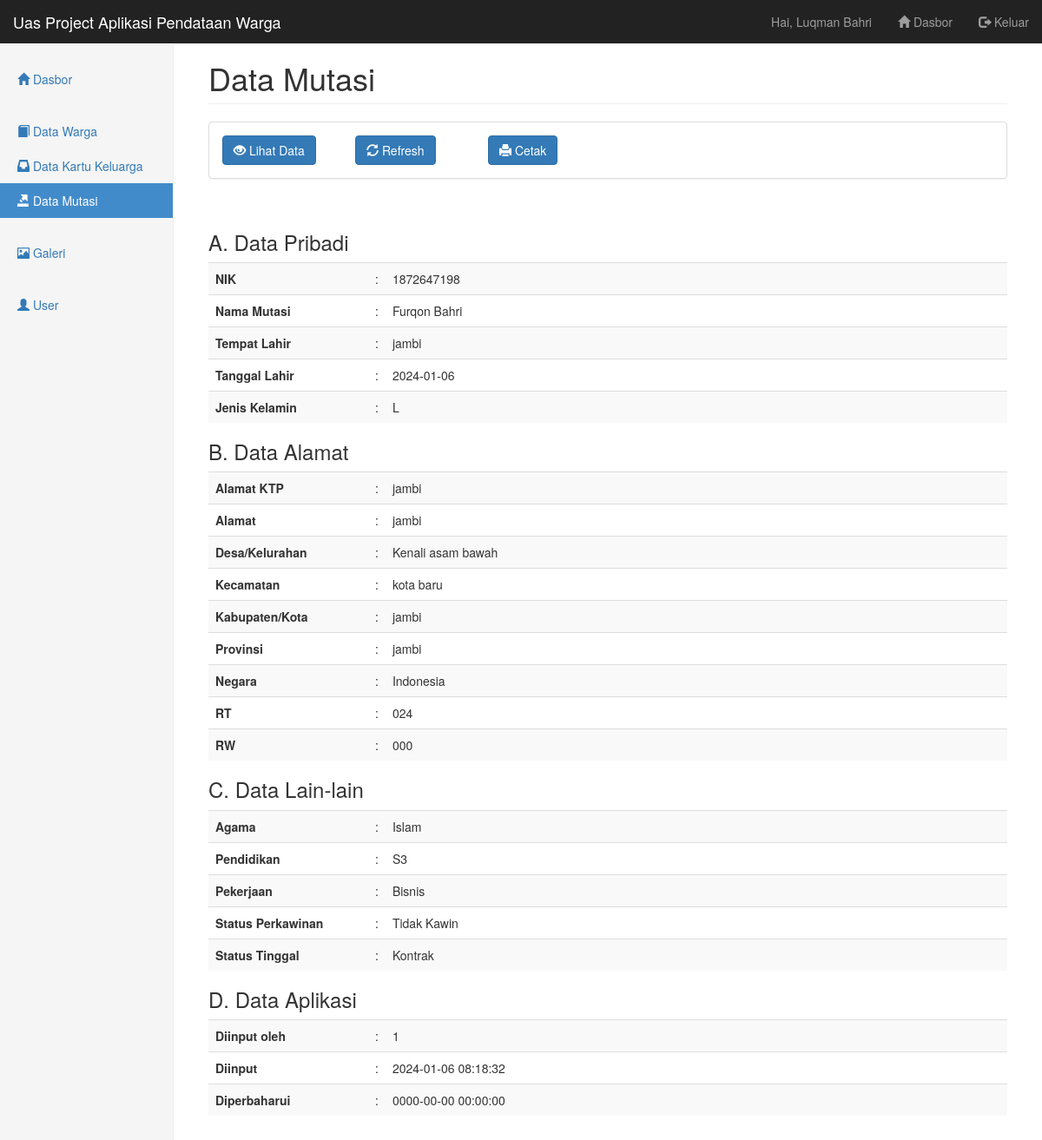
Page /pages/mutasi/show.php?id_mutasi=1 (signed in) on the committed database.
### tables this page shows
CREATE TABLE `mutasi` (
  `id_mutasi` int(11) NOT NULL,
  `nik_mutasi` varchar(16) NOT NULL,
  `nama_mutasi` varchar(45) NOT NULL,
  `tempat_lahir_mutasi` varchar(30) NOT NULL,
  `tanggal_lahir_mutasi` date NOT NULL,
  `jenis_kelamin_mutasi` enum('L','P') NOT NULL,
  `alamat_ktp_mutasi` text NOT NULL,
  `alamat_mutasi` text NOT NULL,
  `desa_kelurahan_mutasi` varchar(30) NOT NULL,
  `kecamatan_mutasi` varchar(30) NOT NULL,
  `kabupaten_kota_mutasi` varchar(30) NOT NULL,
  `provinsi_mutasi` varchar(30) NOT NULL,
  `negara_mutasi` varchar(30) NOT NULL,
  `rt_mutasi` varchar(3) NOT NULL,
  `rw_mutasi` varchar(3) NOT NULL,
  `agama_mutasi` enum('Islam','Kristen','Katholik','Hindu','Budha','Konghucu') NOT NULL,
  `pendidikan_terakhir_mutasi` varchar(20) NOT NULL,
  `pekerjaan_mutasi` varchar(20) NOT NULL,
  `status_perkawinan_mutasi` enum('Kawin','Tidak Kawin') NOT NULL,
  `status_mutasi` enum('Tetap','Kontrak') NOT NULL,
  `id_user` int(11) NOT NULL,
  `created_at` timestamp NOT NULL DEFAULT current_timestamp() ON UPDATE current_timestamp(),
  `updated_at` timestamp NOT NULL DEFAULT '0000-00-00 00:00:00'
);

### pages/mutasi/data-show.php (called while the page is built)
<?php
include('../../config/koneksi.php');
$get_id_mutasi = $_GET['id_mutasi'];
$query = "SELECT * FROM mutasi WHERE id_mutasi = $get_id_mutasi";
$hasil = mysqli_query($db, $query);
$data_mutasi = array();
while ($row = mysqli_fetch_assoc($hasil)) {
  $data_mutasi[] = $row;
}

### pages/mutasi/show.php (the view)
<?php include('../_partials/top.php') ?>
<h1 class="page-header">Data Mutasi</h1>
<?php include('_partials/menu.php') ?>
<?php include('data-show.php') ?>
<h3>A. Data Pribadi</h3>
<table class="table table-striped">
  <tr>
    <th width="20%">NIK</th>
    <td width="1%">:</td>
    <td><?php echo $data_mutasi[0]['nik_mutasi'] ?></td>
  </tr>
  <tr>
    <th>Nama Mutasi</th>
    <td>:</td>
    <td><?php echo $data_mutasi[0]['nama_mutasi'] ?></td>
  </tr>
  <tr>
    <th>Tempat Lahir</th>
    <td>:</td>
    <td><?php echo $data_mutasi[0]['tempat_lahir_mutasi'] ?></td>
  </tr>
  <tr>
    <th>Tanggal Lahir</th>
    <td>:</td>
    <td><?php echo $data_mutasi[0]['tanggal_lahir_mutasi'] ?></td>
  </tr>
  <tr>
    <th>Jenis Kelamin</th>
    <td>:</td>
    <td><?php echo $data_mutasi[0]['jenis_kelamin_mutasi'] ?></td>
  </tr>
</table>
<h3>B. Data Alamat</h3>
<table class="table table-striped">
  <tr>
    <th width="20%">Alamat KTP</th>
    <td width="1%">:</td>
    <td><?php echo $data_mutasi[0]['alamat_ktp_mutasi'] ?></td>
  </tr>
  <tr>
    <th>Alamat</th>
    <td>:</td>
    <td><?php echo $data_mutasi[0]['alamat_mutasi'] ?></td>
  </tr>
  <tr>
    <th>Desa/Kelurahan</th>
    <td>:</td>
    <td><?php echo $data_mutasi[0]['desa_kelurahan_mutasi'] ?></td>
  </tr>
  <tr>
    <th>Kecamatan</th>
    <td>:</td>
    <td><?php echo $data_mutasi[0]['kecamatan_mutasi'] ?></td>
  </tr>
  <tr>
    <th>Kabupaten/Kota</th>
    <td>:</td>
    <td><?php echo $data_mutasi[0]['kabupaten_kota_mutasi'] ?></td>
  </tr>
  <tr>
    <th>Provinsi</th>
    <td>:</td>
    <td><?php echo $data_mutasi[0]['provinsi_mutasi'] ?></td>
  </tr>
  <tr>
    <th>Negara</th>
    <td>:</td>
    <td><?php echo $data_mutasi[0]['negara_mutasi'] ?></td>
  </tr>
  <tr>
    <th>RT</th>
    <td>:</td>
    <td><?php echo $data_mutasi[0]['rt_mutasi'] ?></td>
  </tr>
  <tr>
    <th>RW</th>
    <td>:</td>
    <td><?php echo $data_mutasi[0]['rw_mutasi'] ?></td>
  </tr>
</table>
<h3>C. Data Lain-lain</h3>
<table class="table table-striped">
  <tr>
    <th width="20%">Agama</th>
    <td width="1%">:</td>
    <td><?php echo $data_mutasi[0]['agama_mutasi'] ?></td>
  </tr>
  <tr>
    <th>Pendidikan</th>
    <td>:</td>
    <td><?php echo $data_mutasi[0]['pendidikan_terakhir_mutasi'] ?></td>
  </tr>
  <tr>
    <th>Pekerjaan</th>
    <td>:</td>
    <td><?php echo $data_mutasi[0]['pekerjaan_mutasi'] ?></td>
  </tr>
  <tr>
    <th>Status Perkawinan</th>
    <td>:</td>
    <td><?php echo $data_mutasi[0]['status_perkawinan_mutasi'] ?></td>
  </tr>
  <tr>
    <th>Status Tinggal</th>
    <td>:</td>
    <td><?php echo $data_mutasi[0]['status_mutasi'] ?></td>
  </tr>
</table>
<h3>D. Data Aplikasi</h3>
<table class="table table-striped">
  <tr>
    <th width="20%">Diinput oleh</th>
    <td width="1%">:</td>
    <td><?php echo $data_mutasi[0]['id_user'] ?></td>
  </tr>
  <tr>
    <th>Diinput</th>
    <td>:</td>
    <td><?php echo $data_mutasi[0]['created_at'] ?></td>
  </tr>
  <tr>
    <th>Diperbaharui</th>
    <td>:</td>
    <td><?php echo $data_mutasi[0]['updated_at'] ?></td>
  </tr>
</table>
<?php include('../_partials/bottom.php') ?>

### assets/css/dashboard.css (style rules this page uses)
body { padding-top: 50px; }
.main .page-header { margin-top: 0; }

### rows in the picture
mutasi: nik_mutasi "1872647198", nama_mutasi "Furqon Bahri", tempat_lahir_mutasi "jambi", tanggal_lahir_mutasi "2024-01-06", jenis_kelamin_mutasi "L", alamat_ktp_mutasi "jambi", alamat_mutasi "jambi", desa_kelurahan_mutasi "Kenali asam bawah", kecamatan_mutasi "kota baru", kabupaten_kota_mutasi "jambi", provinsi_mutasi "jambi", negara_mutasi "Indonesia", rt_mutasi "024", rw_mutasi "000", agama_mutasi "Islam", pendidikan_terakhir_mutasi "S3", pekerjaan_mutasi "Bisnis", status_perkawinan_mutasi "Tidak Kawin", status_mutasi "Kontrak", id_user "1", created_at "2024-01-06 08:18:32", updated_at "0000-00-00 00:00:00"

### other values in the picture
$_SESSION['user']['nama_user'] "Luqman Bahri"
